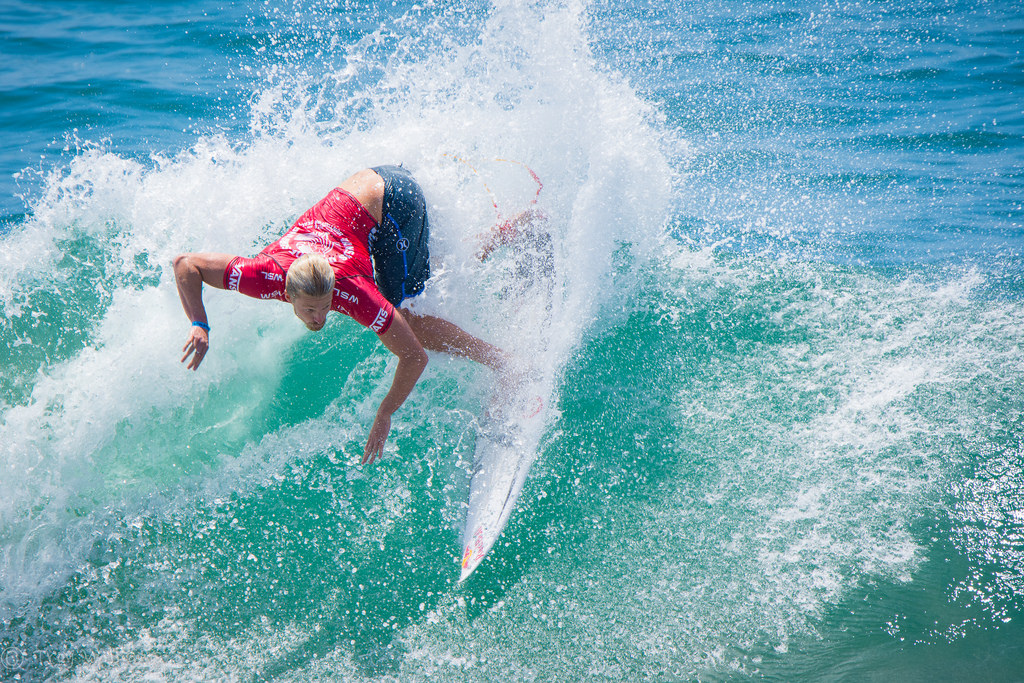
#> input picture prediction_images/tmp1.jpg, 1024 x 683 px; its folder holds only this picture in this run
$ python unsup_features.py
#> lines starting #> are read from the running program, lines starting #| are printed output that depends on the picture; long printed decimals are rounded
#> further down, im is the input picture: shape (683, 1024, 3); mean B, G, R 185.9, 173.7, 127.3
#!/usr/bin/env python
# -*- coding: utf-8 -*-

import matplotlib.pyplot as plt
from pathlib import Path
import os
import cv2
import numpy as np
from pyemd import emd
from PIL import Image
import skimage.color
from collections import defaultdict
import pandas as pd


def image_colorfulness(image):
    '''calculate colorfulness from picture
    https://www.pyimagesearch.com/2017/06/05/computing-image-colorfulness-with-opencv-and-python/'''
    # split the image into its respective RGB components
    B, G, R = cv2.split(image.astype("float"))
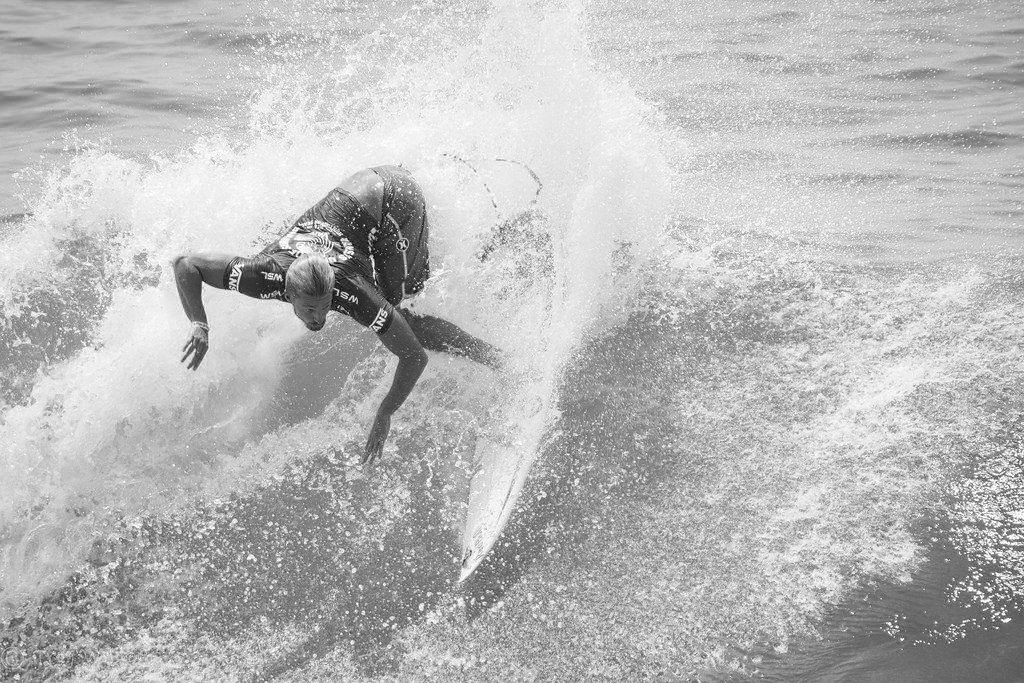
#> B: shape (683, 1024) float64; min 3, max 255, mean 185.9
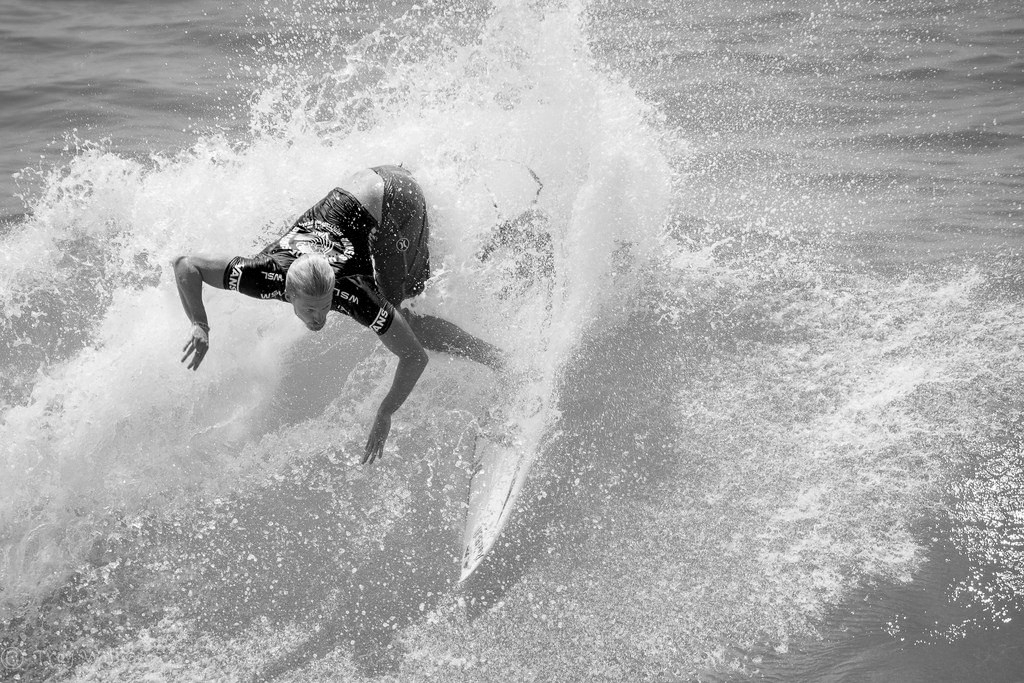
#> G: shape (683, 1024) float64; min 0, max 255, mean 173.7
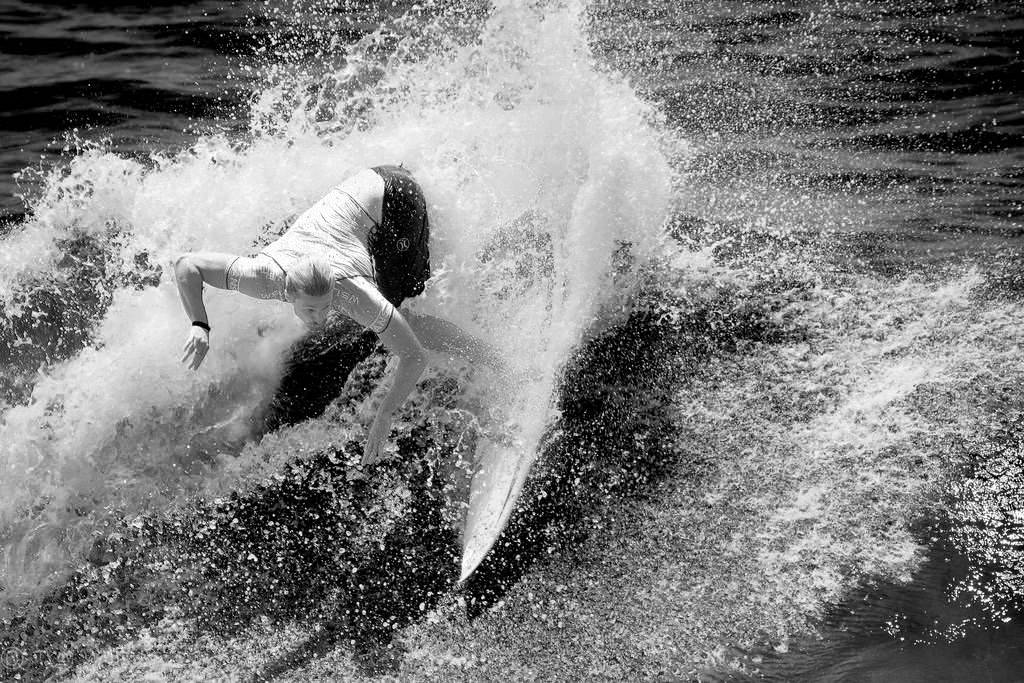
#> R: shape (683, 1024) float64; min 0, max 255, mean 127.3
    # compute rg = R - G
    rg = np.absolute(R - G)
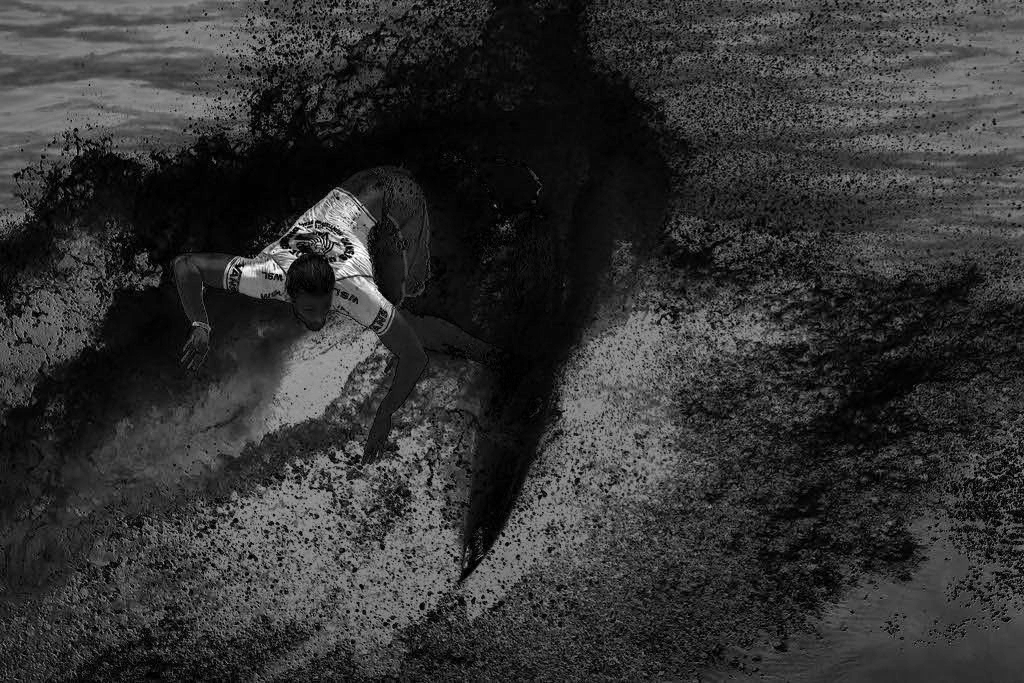
#> rg: shape (683, 1024) float64; min 0, max 255, mean 51.6
    # compute yb = 0.5 * (R + G) - B
    yb = np.absolute(0.5 * (R + G) - B)
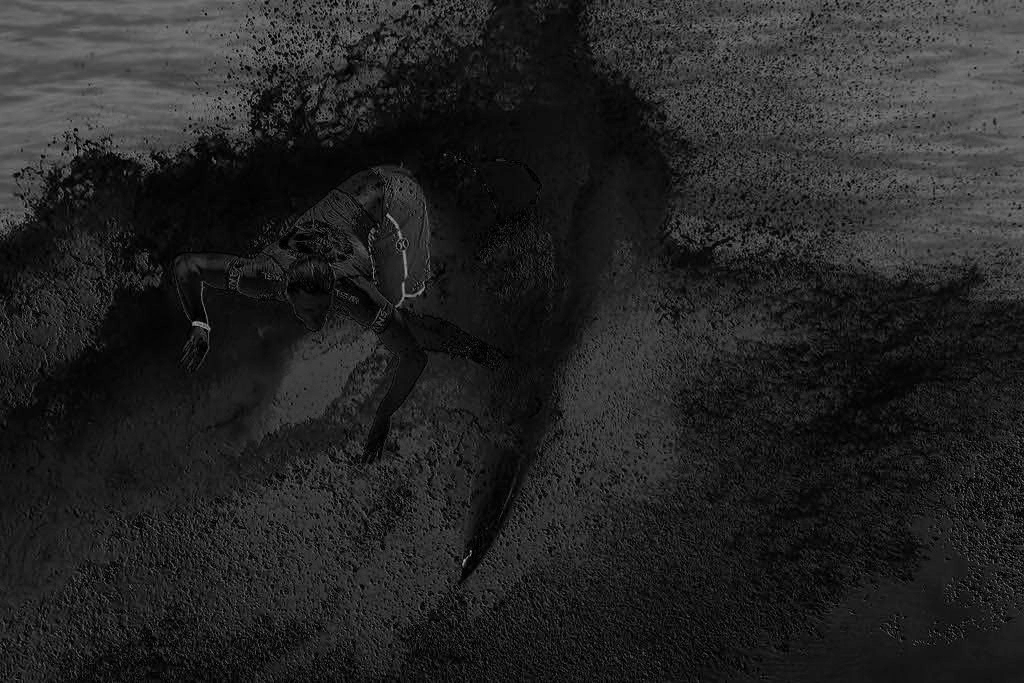
#> yb: shape (683, 1024) float64; min 0, max 186.5, mean 37.2
    # compute the mean and standard deviation of both `rg` and `yb`
    (rbMean, rbStd) = (np.mean(rg), np.std(rg))
#> rbMean = 51.59; rbStd = 39.39
    (ybMean, ybStd) = (np.mean(yb), np.std(yb))
#> ybMean = 37.21; ybStd = 26.79
    # combine the mean and standard deviations
    stdRoot = np.sqrt((rbStd ** 2) + (ybStd ** 2))
#> stdRoot = 47.64
    meanRoot = np.sqrt((rbMean ** 2) + (ybMean ** 2))
#> meanRoot = 63.61
    # derive the "colorfulness" metric and return it
    return stdRoot + (0.3 * meanRoot)


# [98 lines left out: functions image_colorfulness_emd, compute_histogram, compute_signatures, compute_emd, not called in this run]


if __name__ == "__main__":

    ## TODO: get unsupervised metrics: ideas in The Interestingness of Images
    # vivid color/ color harmony, good lightning, saliency
    # alse check with partners data if there is something in common with the predicted features

    viz = True
    im_path = './prediction_images/'


    feat_dict = defaultdict(list)
    im_list = os.listdir(im_path)
    for im_name in im_list:

      # Load image
      im = cv2.imread(im_path+im_name)
      feat_dict['ImageFile'].append(im_name)

      # colorfulness: as the Earth Mover distance (in the LUV color space) of the color histogram of an image HI to a uniform color histogram Huni.
      # A uniform color histogram is the most colorful possible, thus the smaller the distance, the more colorful the image
      # im_luv = cv2.cvtColor(im, cv2.COLOR_RGB2Luv)
      #hist_i = cv2.calcHist([im_luv])
      #compute_emd(im_luv, src2, h_bins, s_bins, scale)

      # version 2
      colorfulness = image_colorfulness(im)
#> colorfulness = 66.72
      feat_dict['colorfulness'].append(colorfulness)

      if viz:
        plt.imshow(cv2.cvtColor(im, cv2.COLOR_BGR2RGB))
        plt.show()
        print(colorfulness)
#| 66.719

    df = pd.DataFrame(data=feat_dict)

$ run again, on prediction_images/tmp2.jpg
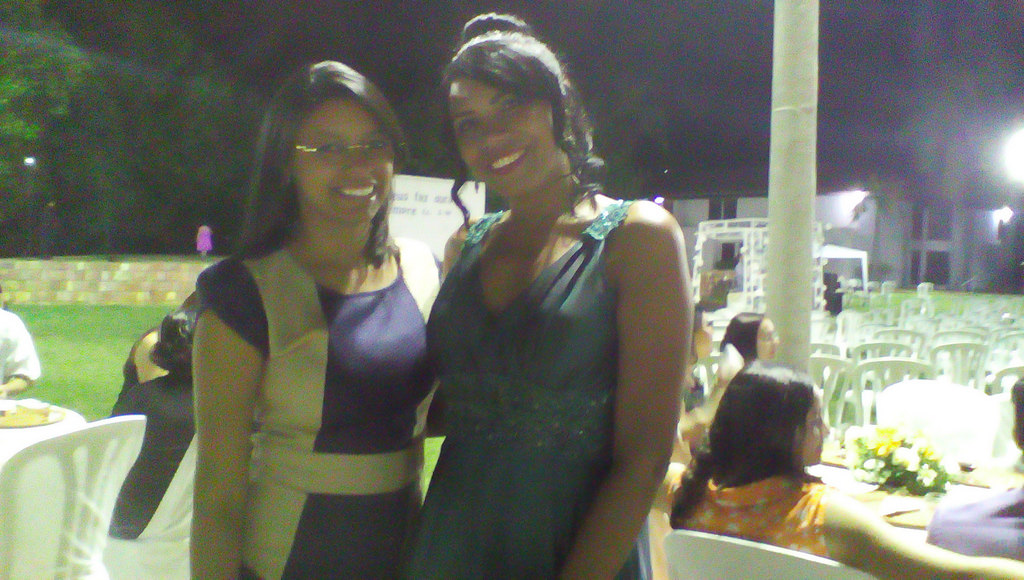
#> input picture prediction_images/tmp2.jpg, 1024 x 580 px
#> im is the input picture: shape (580, 1024, 3); mean B, G, R 102.8, 116.8, 113.9
#> in image_colorfulness, `B, G, R = cv2.split(image.astype("float"))`:
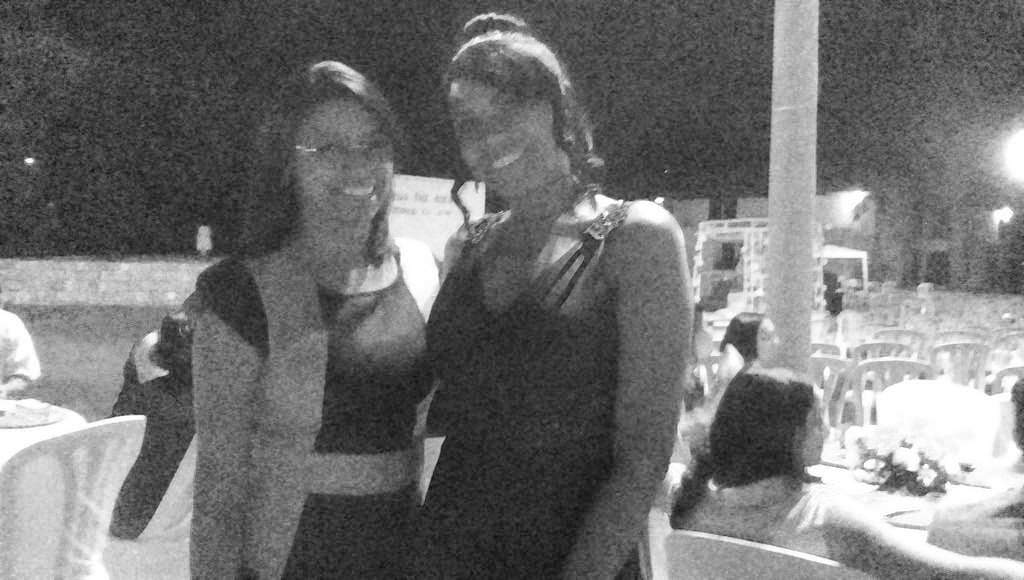
#> R: shape (580, 1024) float64; min 11, max 255, mean 113.9
#> in image_colorfulness, `yb = np.absolute(0.5 * (R + G) - B)`:
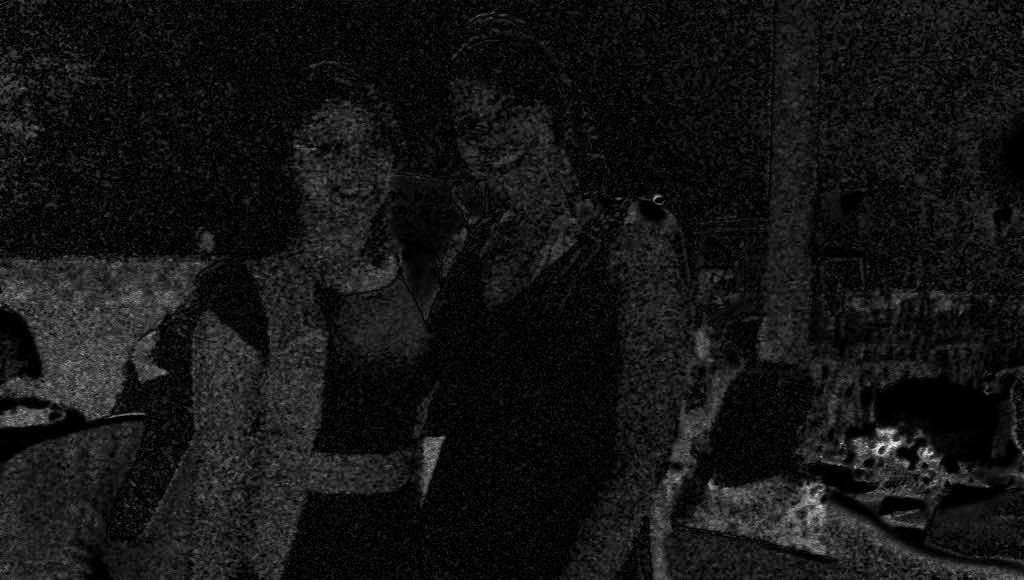
#> yb: shape (580, 1024) float64; min 0, max 246.5, mean 20.7
#> rbMean = 13.38; rbStd = 11.37
#> ybMean = 20.69; ybStd = 19.47
#> stdRoot = 22.55
#> meanRoot = 24.64
#> colorfulness = 29.94
#| 29.940
